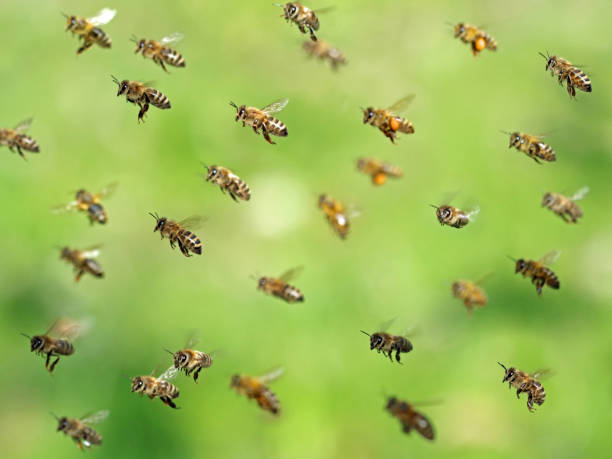
#> input picture Basic level image processing/c1_Basic_Coordinate_Operations/bee.jpg, 612 x 459 px
$ python K2_19_Goruntu_ROI_Yapistir.py
#> lines starting #> are read from the running program, lines starting #| are printed output that depends on the picture; after the words box and inside, x2 and y2 are one past the last pixel; in counts of white or black regions, pixels touching at a corner belong together
# -*- coding: utf-8 -*-
"""
Created on Tue Mar  5 23:24:10 2024

@author: muozi
"""


import cv2

# 'bee.jpg' adlı bir görüntü dosyası OpenCV ile yüklenir
img = cv2.imread('bee.jpg')
#> img is the input picture: shape (459, 612, 3); mean B, G, R 89.1, 187.1, 158.7

# Renkli olarak yüklenen görüntü ekranda gösterilir
cv2.imshow('bee', img)

# 'bee.jpg' adlı bir görüntü dosyası gri tonlamalı olarak yüklenir
img1 = cv2.imread('bee.jpg', 0)
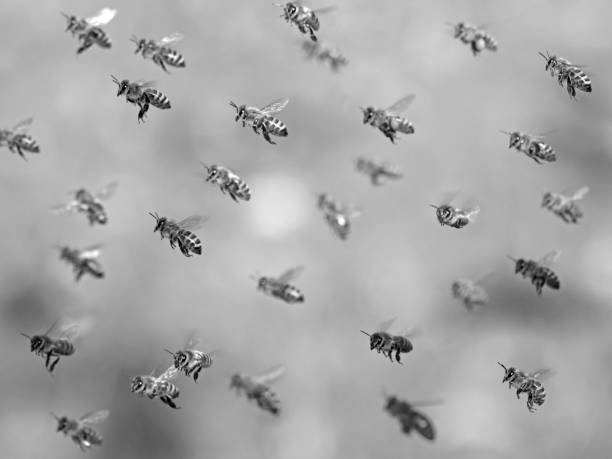
#> img1: shape (459, 612); min 0, max 255, mean 167.4

# Gri tonlamalı olarak yüklenen görüntü ekranda gösterilir
cv2.imshow('bee1', img1)

# Renkli görüntüden belirli bir ROI (Region of Interest) seçilir ve ekranda gösterilir
# img1[200:270, 150:220] ifadesi, NumPy dizinleme yöntemini kullanır.
# Bu ifade, iki boyutlu bir dizide belirli bir bölgeyi seçmek için kullanılır.
# img1 adlı dizide, 200 ile 269 (dahil) arasındaki satırları ve 150 ile 219 (dahil) arasındaki sütunları seçer.


ROI = img[200:270, 150:220]  # Belirli bir bölgeyi (ROI) seç
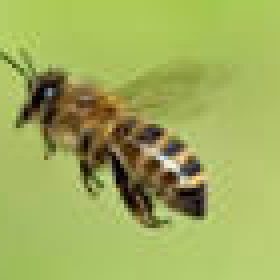
#> ROI: shape (70, 70, 3) (shown 4 times larger); mean B, G, R 91.5, 173.6, 159.7
cv2.imshow('roi', ROI)

# Gri tonlamalı görüntüden belirli bir ROI (Region of Interest) seçilir ve ekranda gösterilir
ROI2 = img1[200:270, 150:220]  # Belirli bir bölgeyi (ROI) seç
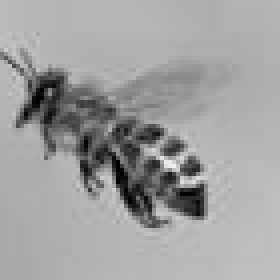
#> ROI2: shape (70, 70) (shown 4 times larger); min 0, max 242, mean 160.1
cv2.imshow('roi2', ROI2)

# Renkli görüntüde seçilen ROI'yi başka bir yere yerleştirir
img[270:340, 150:220] = ROI
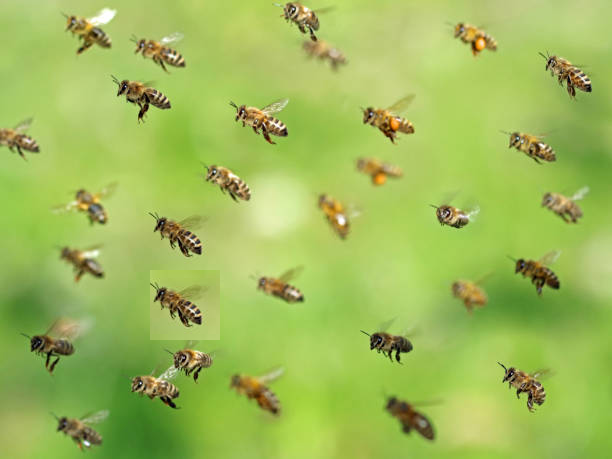
#> img: shape (459, 612, 3); 1.74% of pixels changed, all inside (x1, y1, x2, y2) = (150, 270, 220, 340)
cv2.imshow('img', img)

# Gri tonlamalı görüntüde seçilen ROI'yi başka bir yere yerleştirir
img1[270:340, 150:220] = ROI2
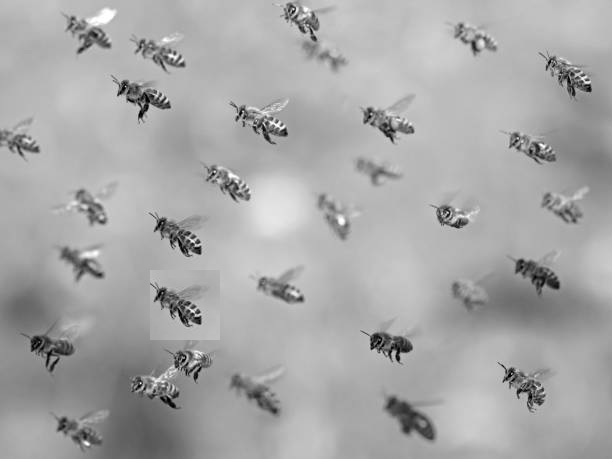
#> img1: shape (459, 612); 1.72% of pixels changed, all inside (x1, y1, x2, y2) = (150, 270, 220, 340)
cv2.imshow('img1', img1)

# Bir tuşa basılana kadar beklenir ve tüm pencereler kapatılır
cv2.waitKey(0)
cv2.destroyAllWindows()

$ run again, with Basic level image processing/c1_Basic_Coordinate_Operations/cicek2JPG.jpg copied over Basic level image processing/c1_Basic_Coordinate_Operations/bee.jpg
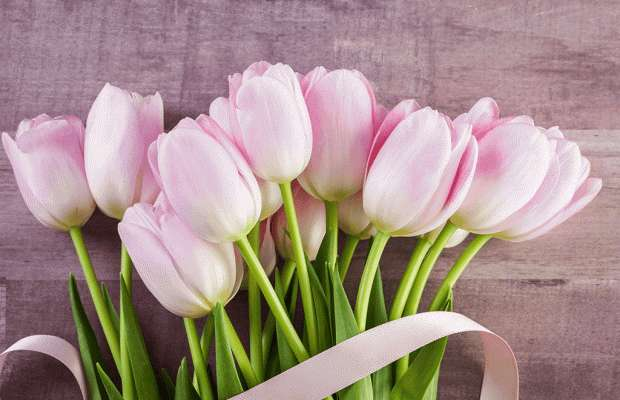
#> input picture Basic level image processing/c1_Basic_Coordinate_Operations/cicek2JPG.jpg, 620 x 400 px
#> img is the input picture: shape (400, 620, 3); mean B, G, R 138, 143.8, 165.8
#> `ROI2 = img1[200:270, 150:220]`:
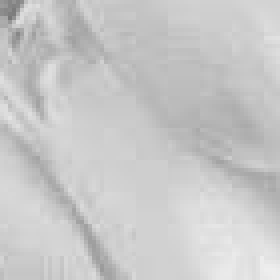
#> ROI2: shape (70, 70) (shown 4 times larger); min 120, max 238, mean 200
#> img: shape (400, 620, 3); 1.98% of pixels changed, all inside (x1, y1, x2, y2) = (150, 270, 220, 340)
#> `img1[270:340, 150:220] = ROI2`:
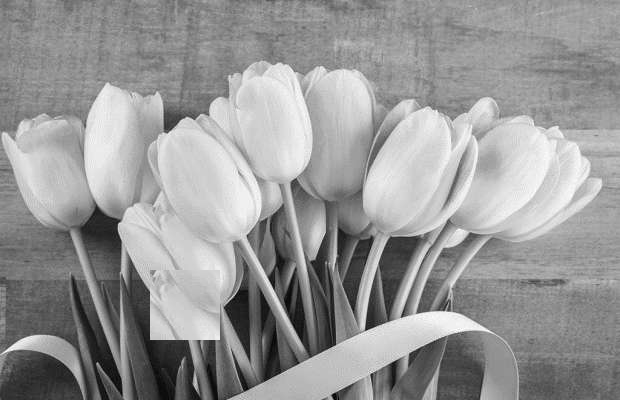
#> img1: shape (400, 620); min 0, max 255, mean 150.8
